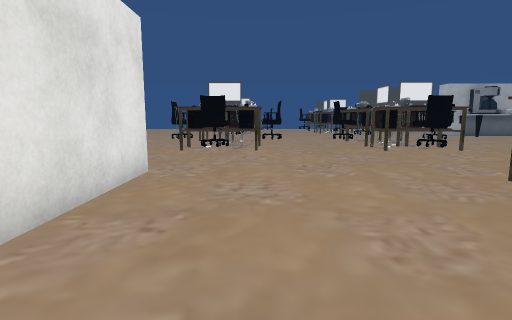
View 1 (above)

24 first-person views from a walk through a scene from a Unity 3-D project. The camera is 1.3 m above the floor, tilts 8° down and sees 80° across. The floor is counted in squares, 1 m on a side. Each view is taken from the middle of a square. On the plan, view 1 faces up. The plan holds only what a view shows up to about 14 squares ahead; the rest is blank. The place goes on beyond the plan. The player character is not drawn. Some surface patterns are stand-ins.

View 2
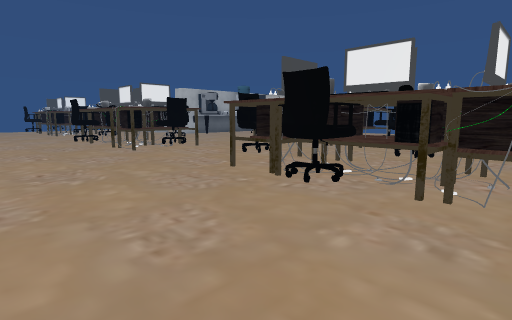

View 3
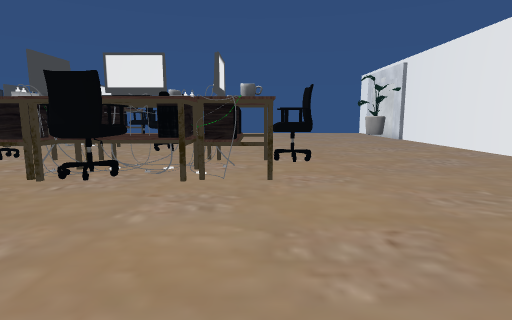

View 4
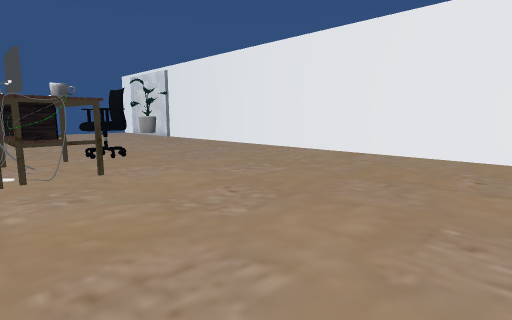

View 5
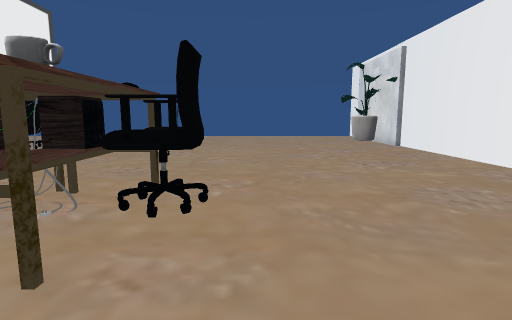

View 6
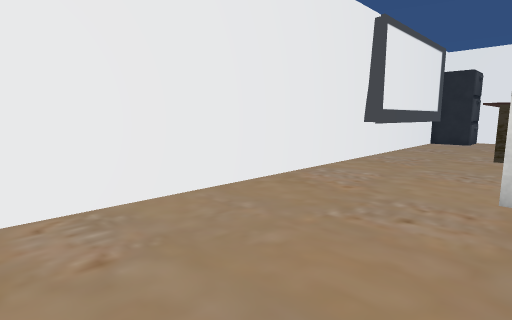

View 7
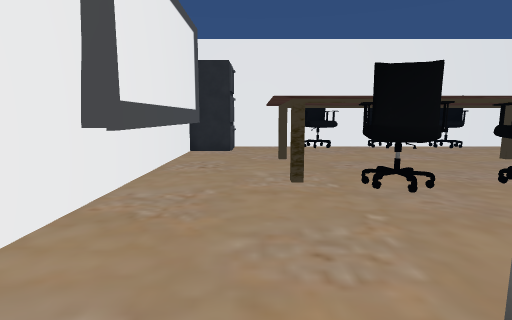

View 8
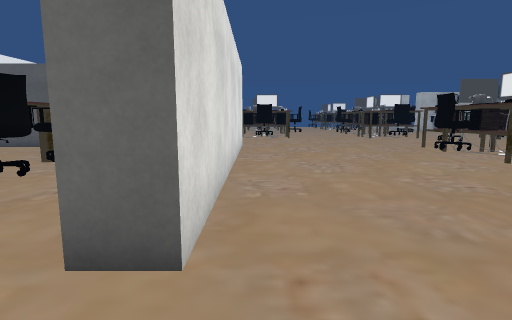

View 9
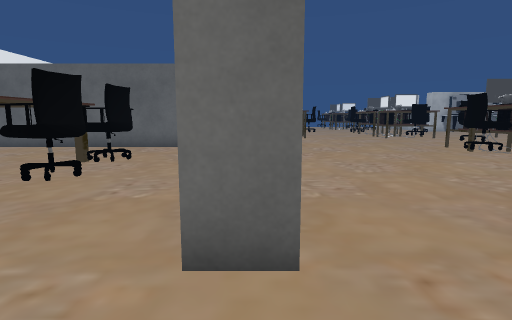

View 10
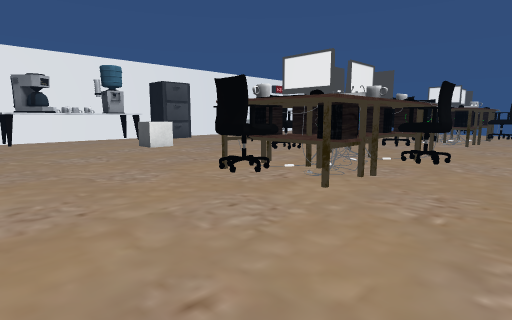

View 11
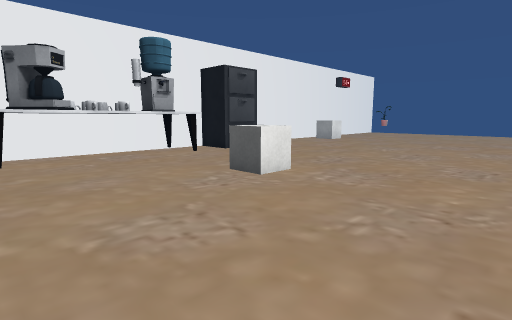

View 12
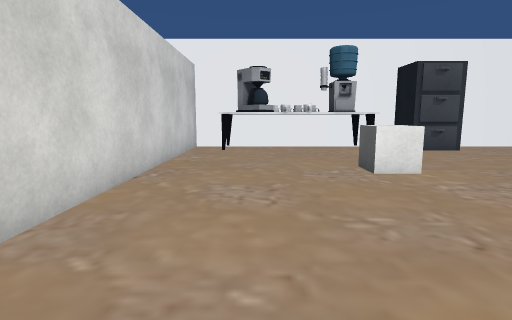

View 13
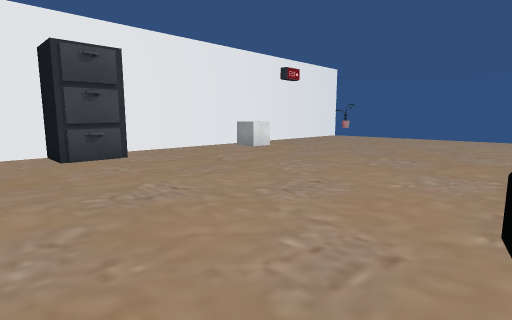

View 14
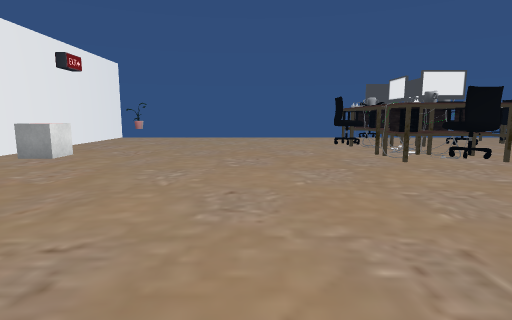

View 15
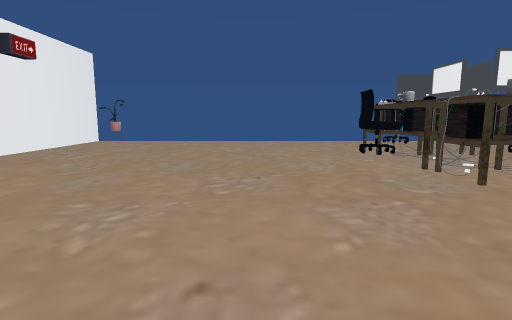

View 16
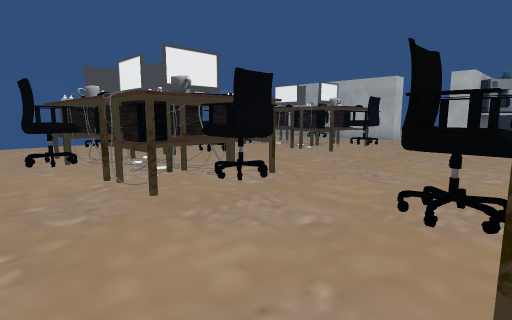

View 17
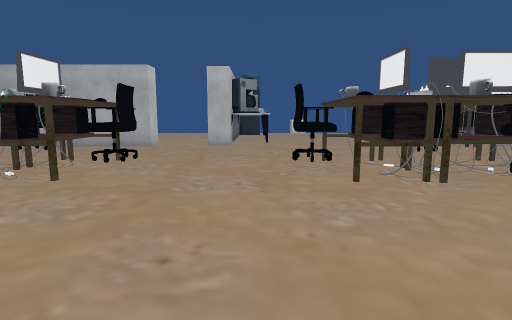

View 18
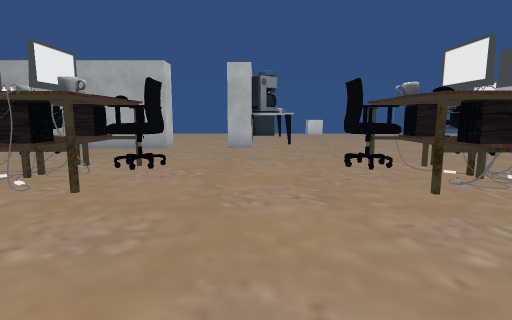

View 19
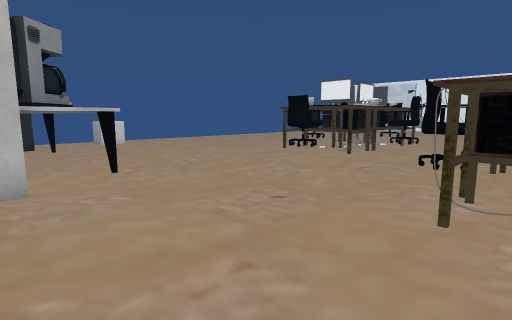

View 20
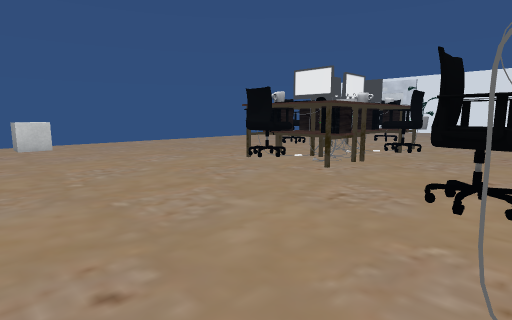

View 21
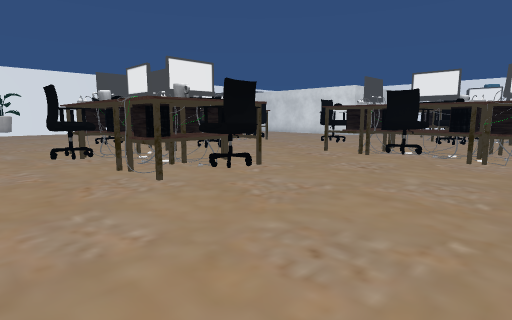

View 22
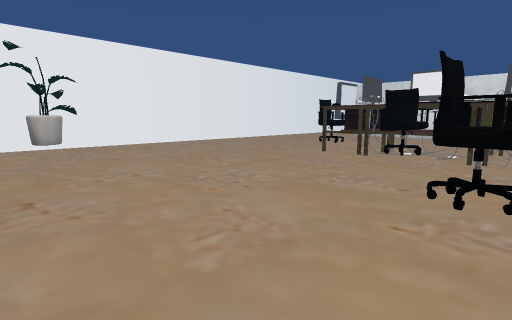

View 23
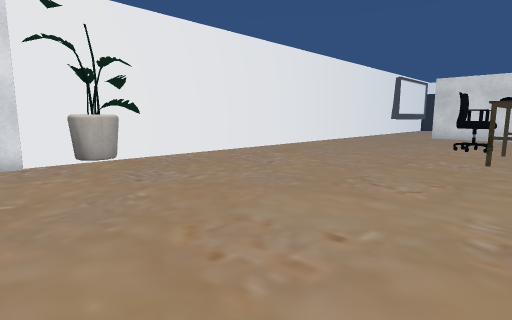

View 24
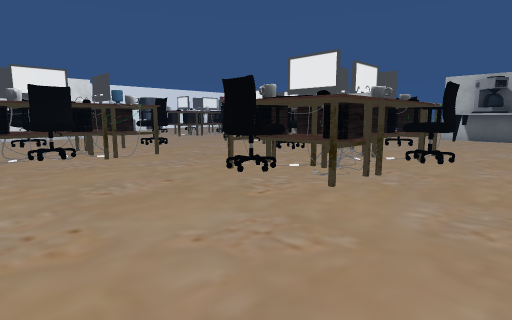

### Floor plan
Key: @ floor where view 1 was taken; # wall or solid block; . floor; ^ raised ledge; T thing the floor can be seen under or through; O other object.
Columns run from 16 left of view 1 to 18 right of it. Each row starts with its distance up from view 1.
 30 #.............OO....      ...#
 29 #............#   ...     ....#
 28 #............####...O    O...#
 27 #............####...O#T TO...#
 26 #...........OO###O...#TTT....#
 25 #............####O...TTTT....##
 24 #..O.........####....TTTT......
 23 #.OO.........####.....OO.......
 22 #.............OO.............#
 21 #............................#OO
 20 #.............................OO
 19 #.............OO......OO......O O
 18   #..........####....TT#T..........
 17   O.......... #O#....TTTT..........
 16 ###.........O ###....TTTT..........
 15 #...........O####O..OTTTTO.........
 14 #OO..........####O..O#TTTO.........
 13 #OO....OO....####....#TTT....OO....
 12 #OO..........####....##TT...TTT#...
 11 #OO...........OO......OO....TOOT...
 10 #OO........................OTTTTO..
  9 #OO........................OTOTTO.
  8 #...........................TTTT..
  7 ##############........OO....TTT#...
  6 # #########  #.......TTTT...TTT#...
  5 #  ........  #.......TTTT....OO....
  4 #..........  #.......TOTT..........
  3 #..........  #......OTOTTO.........
  2 #....^^^^... #.......TTTTO.........
  1  ..OO^  ^OO. #.......TTTT..........
  0  ..O.^  ^OO. #..@....TTTT..........
 -1 #..OO   ^OO. #........OO...........
 -2 #..OO   ^OO. #.....................
 -3 #..OO^  ^O.. #.....................
 -4 #..OO^  ^OO.##.....................
 -5 #....^^^^..........................
 -6 #..............................OO.
 -7 #O#...............................
 -8   ########.......................#
 -9   ################################

Positions as (right, up) in squares from view 1, and headings:
1: (0, 0), facing up
2: (0, 0), facing up-right
3: (-1, 0), facing right
4: (-2, 2), facing down-right
5: (3, -2), facing right
6: (3, -4), facing down-left
7: (-2, -6), facing left
8: (-2, -7), facing up
9: (-3, -7), facing up
10: (3, 7), facing up-left
11: (-4, 8), facing up-left
12: (-2, 10), facing left
13: (-4, 14), facing up-left
14: (-7, 14), facing up
15: (-7, 17), facing up
16: (-5, 18), facing up-right
17: (-1, 20), facing right
18: (0, 21), facing right
19: (7, 22), facing down-right
20: (8, 19), facing down-right
21: (18, 18), facing down-left
22: (18, 6), facing down-left
23: (18, 1), facing down-left
24: (18, 1), facing up-left
